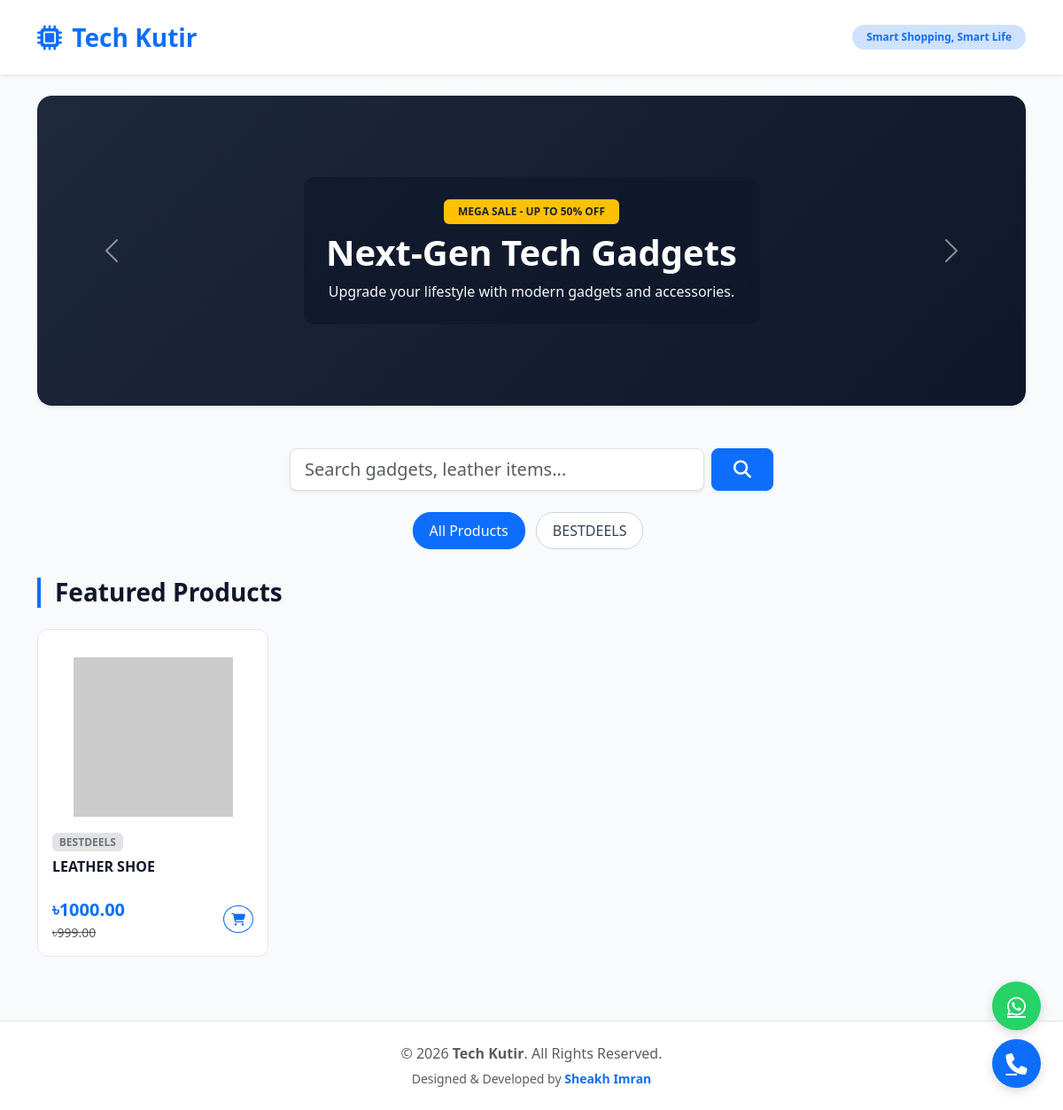
The page / on the database its author committed.
### store/models.py (models this page shows, shortened)
class Category(models.Model):
    name = models.CharField(max_length=100)
    slug = models.SlugField(unique=True)
    class Meta:
        verbose_name_plural = 'Categories'

class Product(models.Model):
    category = models.ForeignKey(Category, on_delete=models.CASCADE, related_name='products')
    title = models.CharField(max_length=200)
    description = models.TextField(blank=True, null=True)
    price = models.DecimalField(max_digits=10, decimal_places=2)
    discount_price = models.DecimalField(max_digits=10, decimal_places=2, blank=True, null=True)
    stock = models.PositiveIntegerField(default=10)
    image_url = models.URLField(default="https://via.placeholder.com/300")
    is_available = models.BooleanField(default=True)
    created_at = models.DateTimeField(auto_now_add=True)

### store/views.py (the view)
# urls.py: path('', views.home, name='home'),
def home(request):
    categories = Category.objects.all()
    products = Product.objects.all()
    query = request.GET.get('q')
    selected_category = request.GET.get('category')
    if query:
        products = products.filter(title__icontains=query)
    if selected_category:
        products = products.filter(category__slug=selected_category)
    return render(request, 'store/home.html', {
        'categories': categories,
        'products': products,
        'query': query,
        'selected_category': selected_category
    })

### store/templates/store/home.html (shortened to what this page needs)
<!DOCTYPE html>
<html lang="en">
<head>
    <link href="https://cdn.jsdelivr.net/npm/bootstrap@5.3.0/dist/css/bootstrap.min.css" rel="stylesheet">
    <link rel="stylesheet" href="https://cdnjs.cloudflare.com/ajax/libs/font-awesome/6.4.0/css/all.min.css">
</head>
<body>
    <nav class="navbar navbar-expand-lg navbar-light bg-white shadow-sm py-3 sticky-top">
        <div class="container">
            <a class="navbar-brand fw-bold text-primary fs-3" href="/"><i class="fas fa-microchip me-1"></i> Tech Kutir</a>
            <span class="badge bg-primary-subtle text-primary fw-semibold px-3 py-2 rounded-pill">Smart Shopping, Smart Life</span>
        </div>
    </nav>
    <div class="container py-4">
        <div id="heroCarousel" class="carousel slide mb-5 shadow-sm rounded-4 overflow-hidden" data-bs-ride="carousel">
            <div class="carousel-inner">
                <div class="carousel-item active" style="background-image: linear-gradient(135deg, #1e293b, #0f172a);">
                    <div class="d-flex h-100 align-items-center justify-content-center text-center text-white px-3">
                        <div class="carousel-caption-custom max-w-lg">
                            <span class="badge bg-warning text-dark mb-2 px-3 py-2 fw-bold">MEGA SALE - UP TO 50% OFF</span>
                            <h2 class="fw-bold display-6">Next-Gen Tech Gadgets</h2>
                            <p class="mb-0 text-light">Upgrade your lifestyle with modern gadgets and accessories.</p>
                        </div>
                    </div>
                </div>
            </div>
            <button class="carousel-control-prev" type="button" data-bs-target="#heroCarousel" data-bs-slide="prev">
                <span class="carousel-control-prev-icon"></span>
            </button>
            <button class="carousel-control-next" type="button" data-bs-target="#heroCarousel" data-bs-slide="next">
                <span class="carousel-control-next-icon"></span>
            </button>
        </div>
        <div class="row justify-content-center mb-4">
            <div class="col-md-8 col-lg-6">
                <form method="GET" action="/" class="d-flex gap-2">
                    <input type="text" name="q" class="form-control form-control-lg shadow-sm" placeholder="Search gadgets, leather items..." value="{{ query|default:'' }}">
                    <button type="submit" class="btn btn-primary btn-lg px-4 shadow-sm"><i class="fas fa-search"></i></button>
                </form>
            </div>
        </div>
        <div class="text-center mb-4 overflow-auto pb-2">
            <a href="/" class="category-chip {% if not selected_category %}active{% endif %}">All Products</a>
            {% for cat in categories %}
                <a href="/?category={{ cat.slug }}" class="category-chip {% if selected_category == cat.slug %}active{% endif %}">{{ cat.name }}</a>
            {% endfor %}
        </div>
        <h3 class="fw-bold border-start border-4 border-primary ps-3 mb-4">
            {% if query %} Search Results for "{{ query }}" {% elif selected_category %} Category Products {% else %} Featured Products {% endif %}
        </h3>
        <div class="row g-4">
            {% for product in products %}
            <div class="col-12 col-sm-6 col-md-4 col-lg-3">
                <a href="{% url 'product_detail' product.pk %}" class="product-card h-100 p-3 d-flex flex-column justify-content-between">
                    <div>
                        <img src="{{ product.image_url }}" class="product-img" alt="{{ product.title }}">
                        <span class="badge bg-secondary-subtle text-secondary mb-2">{{ product.category.name }}</span>
                        <h5 class="fw-semibold fs-6 text-truncate mb-2">{{ product.title }}</h5>
                    </div>
                    <div>
                        <div class="d-flex justify-content-between align-items-center mt-3">
                            <div>
                                <span class="fs-5 fw-bold text-primary">৳{{ product.price }}</span>
                                {% if product.discount_price %}
                                    <small class="text-muted text-decoration-line-through d-block">৳{{ product.discount_price }}</small>
                                {% endif %}
                            </div>
                            <span class="btn btn-outline-primary btn-sm rounded-circle"><i class="fas fa-shopping-cart"></i></span>
                        </div>
                    </div>
                </a>
            </div>
            {% empty %}
            <div class="col-12 text-center py-5">
                <p class="text-muted fs-5">No products found!</p>
                <a href="/" class="btn btn-outline-primary mt-2">View All Products</a>
            </div>
            {% endfor %}
        </div>
    </div>
    <div class="floating-support">
        <a href="https://wa.me/8801787808006" target="_blank" class="support-btn btn-wa" title="WhatsApp Support">
            <i class="fab fa-whatsapp"></i>
        </a>
        <a href="tel:01787808006" class="support-btn btn-call" title="Call Us">
            <i class="fas fa-phone"></i>
        </a>
    </div>
    <footer class="text-center py-4 bg-white border-top mt-5">
        <p class="mb-1 text-muted">&copy; 2026 <strong>Tech Kutir</strong>. All Rights Reserved.</p>
        <small class="text-muted">Designed & Developed by <a href="#" class="text-decoration-none fw-semibold">Sheakh Imran</a></small>
    </footer>
</body>
</html>

### store/templates/store/home.html (style rules this page uses)
body { background-color: #f8fafc; color: #0f172a; font-family: 'Segoe UI', sans-serif; }
.product-card { transition: all 0.3s ease; border: 1px solid #e2e8f0; border-radius: 12px; overflow: hidden; background: #fff; text-decoration: none; color: inherit; }
.product-img { height: 210px; object-fit: contain; width: 100%; padding: 15px; background: #fff; }
.category-chip { display: inline-block; padding: 8px 18px; border-radius: 20px; background: #ffffff; color: #334155; text-decoration: none; margin-right: 8px; font-weight: 500; border: 1px solid #cbd5e1; }
.category-chip.active, .category-chip:hover { background: #0d6efd; color: #fff; border-color: #0d6efd; }
.carousel-item { height: 350px; background-size: cover; background-position: center; border-radius: 16px; }
.carousel-caption-custom { background: rgba(15, 23, 42, 0.65); backdrop-filter: blur(4px); padding: 25px; border-radius: 12px; }
.floating-support { position: fixed; bottom: 25px; right: 25px; z-index: 1000; display: flex; flex-direction: column; gap: 10px; }
.support-btn { width: 55px; height: 55px; border-radius: 50%; display: flex; align-items: center; justify-content: center; color: white; font-size: 24px; box-shadow: 0 4px 12px rgba(0,0,0,0.15); transition: transform 0.2s; }
.btn-wa { background-color: #25D366; }
.btn-call { background-color: #0d6efd; }

### rows shown on the page
Category: name "BESTDEELS"
Product: category.name "BESTDEELS", title "LEATHER SHOE", price "1000.00", discount_price "999.00"
